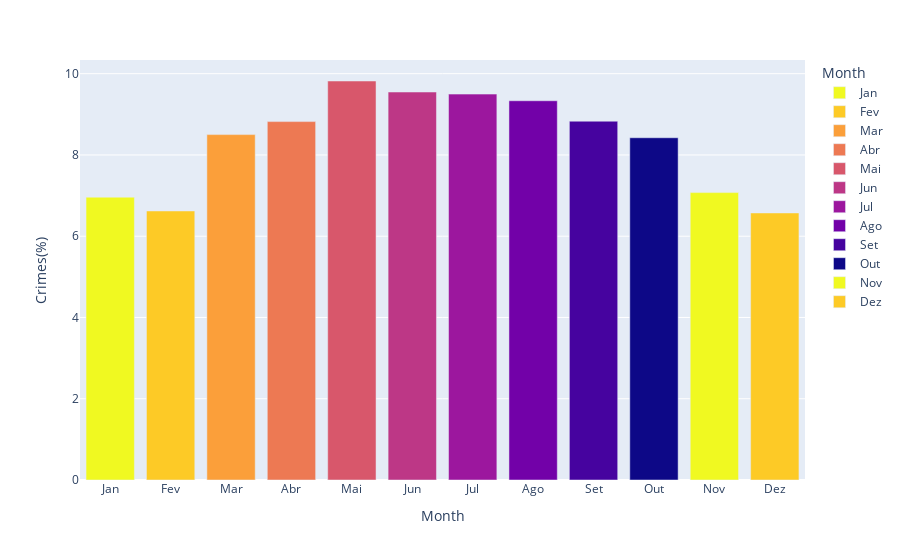

Notebook code cell kept with this figure:
### Code cell
fig = px.bar(data, x='Month', y='Crimes(%)', color="Month", color_discrete_sequence= px.colors.sequential.Plasma_r)
fig.show()

### Figure 1 — Plotly figure (JSON) as saved in the notebook; plotly's stock layout.template omitted (floating-point values rounded to 4 significant figures)
{"data": [{"alignmentgroup": "True", "hovertemplate": "Month=%{x}<br>Crimes(%)=%{y}<extra></extra>", "legendgroup": "Jan", "marker": {"color": "#f0f921", "pattern": {"shape": ""}}, "name": "Jan", "offsetgroup": "Jan", "orientation": "v", "showlegend": true, "textposition": "auto", "type": "bar", "x": ["Jan"], "xaxis": "x", "y": [6.961], "yaxis": "y"}, {"alignmentgroup": "True", "hovertemplate": "Month=%{x}<br>Crimes(%)=%{y}<extra></extra>", "legendgroup": "Fev", "marker": {"color": "#fdca26", "pattern": {"shape": ""}}, "name": "Fev", "offsetgroup": "Fev", "orientation": "v", "showlegend": true, "textposition": "auto", "type": "bar", "x": ["Fev"], "xaxis": "x", "y": [6.621], "yaxis": "y"}, {"alignmentgroup": "True", "hovertemplate": "Month=%{x}<br>Crimes(%)=%{y}<extra></extra>", "legendgroup": "Mar", "marker": {"color": "#fb9f3a", "pattern": {"shape": ""}}, "name": "Mar", "offsetgroup": "Mar", "orientation": "v", "showlegend": true, "textposition": "auto", "type": "bar", "x": ["Mar"], "xaxis": "x", "y": [8.501], "yaxis": "y"}, {"alignmentgroup": "True", "hovertemplate": "Month=%{x}<br>Crimes(%)=%{y}<extra></extra>", "legendgroup": "Abr", "marker": {"color": "#ed7953", "pattern": {"shape": ""}}, "name": "Abr", "offsetgroup": "Abr", "orientation": "v", "showlegend": true, "textposition": "auto", "type": "bar", "x": ["Abr"], "xaxis": "x", "y": [8.821], "yaxis": "y"}, {"alignmentgroup": "True", "hovertemplate": "Month=%{x}<br>Crimes(%)=%{y}<extra></extra>", "legendgroup": "Mai", "marker": {"color": "#d8576b", "pattern": {"shape": ""}}, "name": "Mai", "offsetgroup": "Mai", "orientation": "v", "showlegend": true, "textposition": "auto", "type": "bar", "x": ["Mai"], "xaxis": "x", "y": [9.82], "yaxis": "y"}, {"alignmentgroup": "True", "hovertemplate": "Month=%{x}<br>Crimes(%)=%{y}<extra></extra>", "legendgroup": "Jun", "marker": {"color": "#bd3786", "pattern": {"shape": ""}}, "name": "Jun", "offsetgroup": "Jun", "orientation": "v", "showlegend": true, "textposition": "auto", "type": "bar", "x": ["Jun"], "xaxis": "x", "y": [9.548], "yaxis": "y"}, {"alignmentgroup": "True", "hovertemplate": "Month=%{x}<br>Crimes(%)=%{y}<extra></extra>", "legendgroup": "Jul", "marker": {"color": "#9c179e", "pattern": {"shape": ""}}, "name": "Jul", "offsetgroup": "Jul", "orientation": "v", "showlegend": true, "textposition": "auto", "type": "bar", "x": ["Jul"], "xaxis": "x", "y": [9.497], "yaxis": "y"}, {"alignmentgroup": "True", "hovertemplate": "Month=%{x}<br>Crimes(%)=%{y}<extra></extra>", "legendgroup": "Ago", "marker": {"color": "#7201a8", "pattern": {"shape": ""}}, "name": "Ago", "offsetgroup": "Ago", "orientation": "v", "showlegend": true, "textposition": "auto", "type": "bar", "x": ["Ago"], "xaxis": "x", "y": [9.334], "yaxis": "y"}, {"alignmentgroup": "True", "hovertemplate": "Month=%{x}<br>Crimes(%)=%{y}<extra></extra>", "legendgroup": "Set", "marker": {"color": "#46039f", "pattern": {"shape": ""}}, "name": "Set", "offsetgroup": "Set", "orientation": "v", "showlegend": true, "textposition": "auto", "type": "bar", "x": ["Set"], "xaxis": "x", "y": [8.83], "yaxis": "y"}, {"alignmentgroup": "True", "hovertemplate": "Month=%{x}<br>Crimes(%)=%{y}<extra></extra>", "legendgroup": "Out", "marker": {"color": "#0d0887", "pattern": {"shape": ""}}, "name": "Out", "offsetgroup": "Out", "orientation": "v", "showlegend": true, "textposition": "auto", "type": "bar", "x": ["Out"], "xaxis": "x", "y": [8.423], "yaxis": "y"}, {"alignmentgroup": "True", "hovertemplate": "Month=%{x}<br>Crimes(%)=%{y}<extra></extra>", "legendgroup": "Nov", "marker": {"color": "#f0f921", "pattern": {"shape": ""}}, "name": "Nov", "offsetgroup": "Nov", "orientation": "v", "showlegend": true, "textposition": "auto", "type": "bar", "x": ["Nov"], "xaxis": "x", "y": [7.073], "yaxis": "y"}, {"alignmentgroup": "True", "hovertemplate": "Month=%{x}<br>Crimes(%)=%{y}<extra></extra>", "legendgroup": "Dez", "marker": {"color": "#fdca26", "pattern": {"shape": ""}}, "name": "Dez", "offsetgroup": "Dez", "orientation": "v", "showlegend": true, "textposition": "auto", "type": "bar", "x": ["Dez"], "xaxis": "x", "y": [6.572], "yaxis": "y"}], "layout": {"barmode": "relative", "legend": {"title": {"text": "Month"}, "tracegroupgap": 0}, "margin": {"t": 60}, "xaxis": {"anchor": "y", "categoryarray": ["Jan", "Fev", "Mar", "Abr", "Mai", "Jun", "Jul", "Ago", "Set", "Out", "Nov", "Dez"], "categoryorder": "array", "domain": [0, 1], "title": {"text": "Month"}}, "yaxis": {"anchor": "x", "domain": [0, 1], "title": {"text": "Crimes(%)"}}}}
